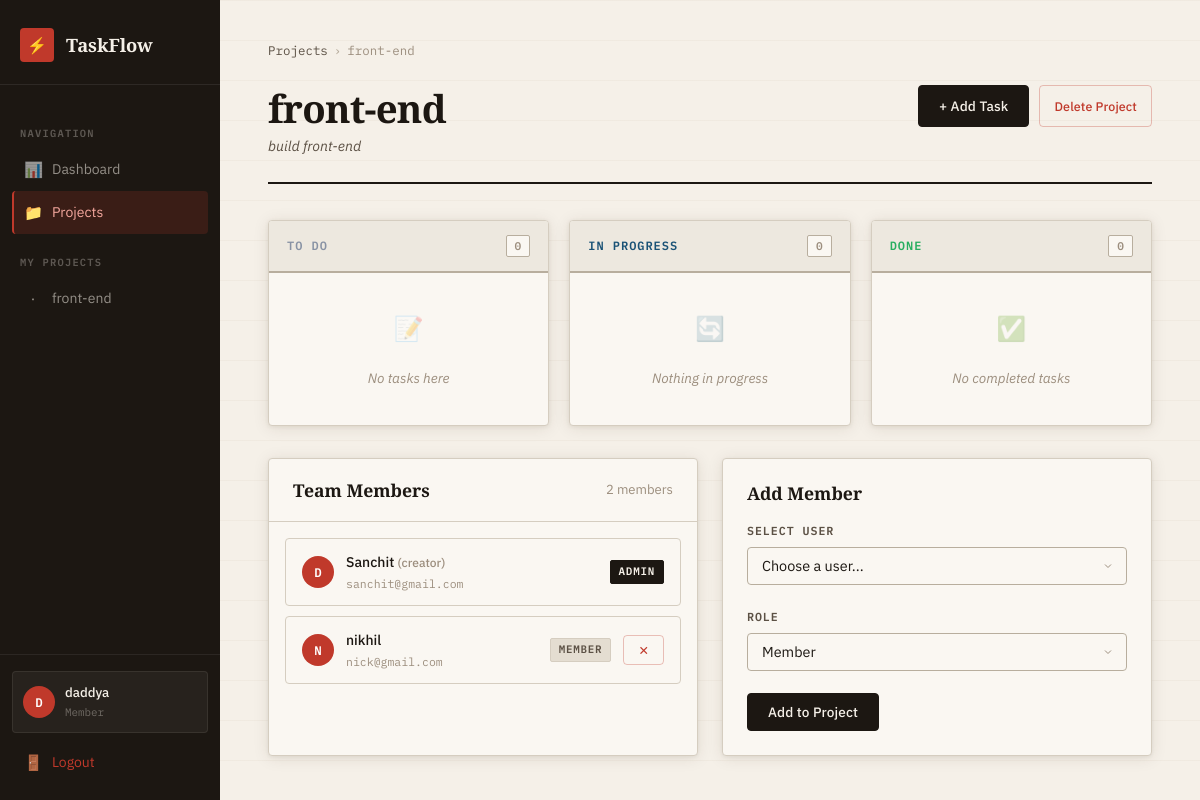
The app's page /projects/2/ (signed in) with its own data.
### core/models.py (models this page shows, shortened)
class Project(models.Model):
    name = models.CharField(max_length=200)
    description = models.TextField(blank=True)
    creator = models.ForeignKey(User, on_delete=models.CASCADE, related_name='created_projects')
    members = models.ManyToManyField(User, through='ProjectMember', related_name='projects')
    created_at = models.DateTimeField(auto_now_add=True)
    def is_admin(self, user):
        return self.creator == user or self.projectmember_set.filter(user=user, role='admin').exists()
    def is_member(self, user):
        return self.members.filter(id=user.id).exists() or self.creator == user

class ProjectMember(models.Model):
    ROLE_CHOICES = [
        ('admin', 'Admin'),
        ('member', 'Member'),
    ]
    project = models.ForeignKey(Project, on_delete=models.CASCADE)
    user = models.ForeignKey(User, on_delete=models.CASCADE)
    role = models.CharField(max_length=10, choices=ROLE_CHOICES, default='member')
    joined_at = models.DateTimeField(auto_now_add=True)
    class Meta:
        unique_together = ('project', 'user')

### core/views.py (the view)
# urls.py: path('projects/<int:pk>/', views.project_detail_view, name='project_detail'),
@login_required
def project_detail_view(request, pk):
    project = get_object_or_404(Project, pk=pk)
    user = request.user
    if not project.is_member(user):
        messages.error(request, 'You are not a member of this project.')
        return redirect('project_list')
    is_admin = project.is_admin(user)
    tasks = project.tasks.all().order_by('status', '-priority', 'due_date')
    members = project.projectmember_set.select_related('user').all()
    all_users = User.objects.exclude(id__in=project.members.values_list('id', flat=True)).exclude(id=project.creator.id)
    context = {
        'project': project,
        'tasks': tasks,
        'members': members,
        'is_admin': is_admin,
        'all_users': all_users,
        'todo_tasks': tasks.filter(status='todo'),
        'in_progress_tasks': tasks.filter(status='in_progress'),
        'done_tasks': tasks.filter(status='done'),
    }
    return render(request, 'projects/detail.html', context)

### core/context_processors.py (called while the page is built)
def user_projects(request):
    if request.user.is_authenticated:
        projects = Project.objects.filter(
            Q(creator=request.user) | Q(members=request.user)
        ).distinct().order_by('name')[:8]
        return {'user_projects': projects}
    return {'user_projects': []}

### templates/projects/detail.html (shortened to what this page needs)
{% extends 'base.html' %}
{% block content %}
{% with user_projects='' %}
<div class="breadcrumb">
  <a href="{% url 'project_list' %}">Projects</a>
  <span class="breadcrumb-sep">›</span>
  <span>{{ project.name }}</span>
</div>
<div class="page-header">
  <div>
    <h1 class="page-title">{{ project.name }}</h1>
    {% if project.description %}
    <p class="page-subtitle">{{ project.description }}</p>
    {% endif %}
  </div>
  <div style="display:flex;gap:10px;flex-wrap:wrap;">
    {% if is_admin %}
    <a href="{% url 'task_create' project.pk %}" class="btn btn-primary">+ Add Task</a>
    {% endif %}
    {% if is_admin %}
    <a href="{% url 'project_delete' project.pk %}" class="btn btn-danger btn-sm">Delete Project</a>
    {% endif %}
  </div>
</div>
<div class="board" style="margin-bottom:32px;">
  <div class="board-col">
    <div class="board-col-header">
      <span class="board-col-title" style="color:#8892a4;">TO DO</span>
      <span class="board-col-count">{{ todo_tasks.count }}</span>
    </div>
    <div class="board-col-body">
      {% for task in todo_tasks %}
      <a href="{% url 'task_detail' task.pk %}" style="text-decoration:none;">
        <div class="task-card">
          <div class="priority-dot {{ task.priority }}"></div>
          <div class="task-card-title">{{ task.title }}</div>
          <div class="task-card-meta">
            <span class="badge badge-{{ task.priority }}">{{ task.get_priority_display }}</span>
            {% if task.due_date %}
            <span class="task-card-due {% if task.is_overdue %}overdue{% endif %}">
              {% if task.is_overdue %}⚠️{% endif %} {{ task.due_date }}
            </span>
            {% endif %}
          </div>
          {% if task.assigned_to %}
          <div style="margin-top:10px;display:flex;align-items:center;gap:6px;">
            <div class="avatar" style="width:20px;height:20px;font-size:0.65rem;">{{ task.assigned_to.username|first|upper }}</div>
            <span class="text-sm text-muted">{{ task.assigned_to.username }}</span>
          </div>
          {% endif %}
        </div>
      </a>
      {% empty %}
      <div class="empty-state" style="padding:24px 0;">
        <div class="empty-icon" style="font-size:1.5rem;">📝</div>
        <div class="empty-text">No tasks here</div>
      </div>
      {% endfor %}
    </div>
  </div>
  <div class="board-col">
    <div class="board-col-header">
      <span class="board-col-title" style="color:var(--blue);">IN PROGRESS</span>
      <span class="board-col-count">{{ in_progress_tasks.count }}</span>
    </div>
    <div class="board-col-body">
      {% for task in in_progress_tasks %}
      <a href="{% url 'task_detail' task.pk %}" style="text-decoration:none;">
        <div class="task-card" style="border-left:3px solid var(--blue);">
          <div class="priority-dot {{ task.priority }}"></div>
          <div class="task-card-title">{{ task.title }}</div>
          <div class="task-card-meta">
            <span class="badge badge-{{ task.priority }}">{{ task.get_priority_display }}</span>
            {% if task.due_date %}
            <span class="task-card-due {% if task.is_overdue %}overdue{% endif %}">
              {% if task.is_overdue %}⚠️{% endif %} {{ task.due_date }}
            </span>
            {% endif %}
          </div>
          {% if task.assigned_to %}
          <div style="margin-top:10px;display:flex;align-items:center;gap:6px;">
            <div class="avatar" style="width:20px;height:20px;font-size:0.65rem;">{{ task.assigned_to.username|first|upper }}</div>
            <span class="text-sm text-muted">{{ task.assigned_to.username }}</span>
          </div>
          {% endif %}
        </div>
      </a>
      {% empty %}
      <div class="empty-state" style="padding:24px 0;">
        <div class="empty-icon" style="font-size:1.5rem;">🔄</div>
        <div class="empty-text">Nothing in progress</div>
      </div>
      {% endfor %}
    </div>
  </div>
  <div class="board-col">
    <div class="board-col-header">
      <span class="board-col-title" style="color:var(--green);">DONE</span>
      <span class="board-col-count">{{ done_tasks.count }}</span>
    </div>
    <div class="board-col-body">
      {% for task in done_tasks %}
      <a href="{% url 'task_detail' task.pk %}" style="text-decoration:none;">
        <div class="task-card" style="border-left:3px solid var(--green);opacity:0.75;">
          <div class="task-card-title" style="text-decoration:line-through;color:var(--text-2);">{{ task.title }}</div>
          <div class="task-card-meta">
            {% if task.assigned_to %}
            <div style="display:flex;align-items:center;gap:6px;">
              <div class="avatar" style="width:20px;height:20px;font-size:0.65rem;">{{ task.assigned_to.username|first|upper }}</div>
              <span class="text-sm text-muted">{{ task.assigned_to.username }}</span>
            </div>
            {% endif %}
          </div>
        </div>
      </a>
      {% empty %}
      <div class="empty-state" style="padding:24px 0;">
        <div class="empty-icon" style="font-size:1.5rem;">✅</div>
        <div class="empty-text">No completed tasks</div>
      </div>
      {% endfor %}
    </div>
  </div>
</div>
<div style="display:grid;grid-template-columns:1fr 1fr;gap:24px;">
  <div class="card" style="padding:0;overflow:hidden;">
    <div class="section-header" style="padding:20px 24px;margin:0;">
      <h3>Team Members</h3>
      <span class="text-sm text-muted">{{ members.count }} member{{ members.count|pluralize }}</span>
    </div>
    <div style="padding:16px;">
      <div class="member-list">
        {% for pm in members %}
        <div class="member-item">
          <div class="avatar">{{ pm.user.username|first|upper }}</div>
          <div class="member-info">
            <div class="member-name">
              {{ pm.user.get_full_name|default:pm.user.username }}
              {% if pm.user == project.creator %}<span style="color:var(--text-3);font-size:0.75rem;"> (creator)</span>{% endif %}
            </div>
            <div class="member-email">{{ pm.user.email }}</div>
          </div>
          <span class="badge badge-{{ pm.role }}">{{ pm.get_role_display }}</span>
          {% if is_admin and pm.user != request.user %}
          <form method="post" action="{% url 'remove_member' project.pk pm.user.pk %}" style="margin:0;">
            <button type="submit" class="btn btn-danger btn-sm" onclick="return confirm('Remove this member?')">✕</button>
          </form>
          {% endif %}
        </div>
        {% endfor %}
      </div>
    </div>
  </div>
  {% if is_admin %}
  <div class="card">
    <h3 style="margin-bottom:16px;">Add Member</h3>
    {% if all_users %}
    <form method="post" action="{% url 'add_member' project.pk %}">
      <div class="form-group">
        <label class="form-label">Select User</label>
        <select name="user_id" class="form-control" required>
          <option value="">Choose a user...</option>
        </select>
      </div>
      <div class="form-group">
        <label class="form-label">Role</label>
        <select name="role" class="form-control">
          <option value="member">Member</option>
        </select>
      </div>
      <button type="submit" class="btn btn-primary">Add to Project</button>
    </form>
    {% else %}
    <div class="empty-state" style="padding:16px 0;">
      <div class="empty-icon" style="font-size:1.5rem;">👥</div>
      <div class="empty-text">All registered users are already in this project.</div>
    </div>
    {% endif %}
  </div>
  {% endif %}
</div>
{% endwith %}
{% endblock %}

### templates/base.html (shortened to what this page needs)
<!DOCTYPE html>
<html lang="en">
<head>
  {% load static %}
  <link rel="stylesheet" href="{% static 'css/main.css' %}">
</head>
<body>
<div class="app-wrapper">
  <aside class="sidebar">
    <div class="sidebar-logo">
      <div class="logo-icon">⚡</div>
      <span class="logo-text">TaskFlow</span>
    </div>
    <nav class="sidebar-nav">
      <div class="nav-label">Navigation</div>
      <a href="{% url 'dashboard' %}" class="nav-item {% if request.resolver_match.url_name == 'dashboard' %}active{% endif %}">
        <span class="icon">📊</span> Dashboard
      </a>
      <a href="{% url 'project_list' %}" class="nav-item {% if 'project' in request.resolver_match.url_name %}active{% endif %}">
        <span class="icon">📁</span> Projects
      </a>
      {% if user_projects %}
      <div class="nav-label">My Projects</div>
      {% for p in user_projects %}
      <a href="{% url 'project_detail' p.pk %}" class="nav-item">
        <span class="icon">·</span> {{ p.name|truncatechars:20 }}
      </a>
      {% endfor %}
      {% endif %}
    </nav>
    <div class="sidebar-footer">
      <div class="user-card">
        <div class="avatar">{{ user.username|first|upper }}</div>
        <div class="user-info">
          <div class="user-name">{{ user.username }}</div>
          <div class="user-role">Member</div>
        </div>
      </div>
      <a href="{% url 'logout' %}" class="nav-item mt-2" style="color: var(--red);">
        <span class="icon">🚪</span> Logout
      </a>
    </div>
  </aside>
  <main class="main-content">
    {% block content %}{% endblock %}
  </main>
</div>
</body>
</html>

### records on screen
Project: name "front-end", description "build front-end"
ProjectMember: user.username|first "D", user.get_full_name "Sanchit", shows "(creator)", user.email "sanchit@gmail.com", role "ADMIN"
ProjectMember: user.username|first "N", user.get_full_name "nikhil", user.email "nick@gmail.com", role "MEMBER"

### other values on screen
{{ user.username|first|upper }} "D"
{{ user.username }} "daddya"
{{ todo_tasks.count }} "0"
{{ in_progress_tasks.count }} "0"
{{ done_tasks.count }} "0"
{{ members.count }} "2"
